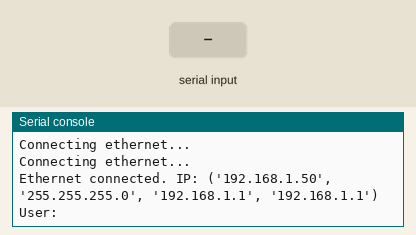
This program was run on a simulated Raspberry Pi Pico running MicroPython. On the bench: the last lines printed to the serial console. The inputs (shaded band) are chosen by the test bench. Web requests get an empty 200 reply after 0.4 s. At 5.2 s the program stops and its outputs stay as they are.

Above: at 3.2 s.
3.3 s: "1" typed at the serial console, then Enter
At 3.56 s:
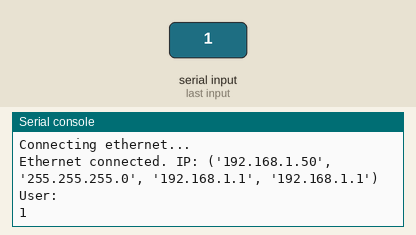
5.2 s: "exit" typed at the serial console, then Enter
At 6.4 s:
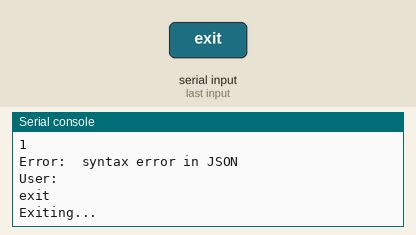

The program:

send.py
```python
from machine import Pin, SPI
import network
import utime
import gemini

# W5x00 init
def init_ethernet(timeout=10):
    spi = SPI(0, 2_000_000, mosi=Pin(19), miso=Pin(16), sck=Pin(18))
    nic = network.WIZNET5K(spi, Pin(17), Pin(20))   # spi, cs, reset pin
    # DHCP
    nic.active(True)

    start_time = utime.ticks_ms()
    while not nic.isconnected():
        utime.sleep(1)
        if utime.ticks_ms() - start_time > timeout * 1000:
            raise Exception("Ethernet connection timed out.")
        print('Connecting ethernet...')

    print(f'Ethernet connected. IP: {nic.ifconfig()}')

def main():
    init_ethernet()

    while True:
        prompt = input("User: ")
        if prompt.lower() == "exit":  # 사용자가 'exit' 입력 시 루프 종료
            print("Exiting...")
            break

        try:
            response = gemini.send_prompt_to_gemini(prompt)  # Gemini API 호출
            print("Gemini: ", response)
        except Exception as e:
            print("Error: ", e)

if __name__ == "__main__":
    main()
```

gemini.py
```python
import json
import urequests


gemini_api_key = "your_api_key"
gemini_url = f"https://generativelanguage.googleapis.com/v1beta/models/gemini-pro:generateContent?key={gemini_api_key}"

def send_prompt_to_gemini(prompt):
    headers = {"Content-Type": "application/json"}
    data = {
        "contents": [{
            "parts": [{"text": prompt}]
        }]
    }

    response = urequests.post(gemini_url, headers=headers, data=json.dumps(data))
    if response.status_code == 200:
        response_data = json.loads(response.text)
        return response_data["candidates"][0]["content"]["parts"][0]["text"]
    else:
        raise Exception(f"API error ({response.status_code}): {response.text}")
```

Measured:
- after the input at 3.3 s, the serial console: prints a new line at once (image 1)
- after the input at 5.2 s, the serial console: prints a new line at once (image 2)
